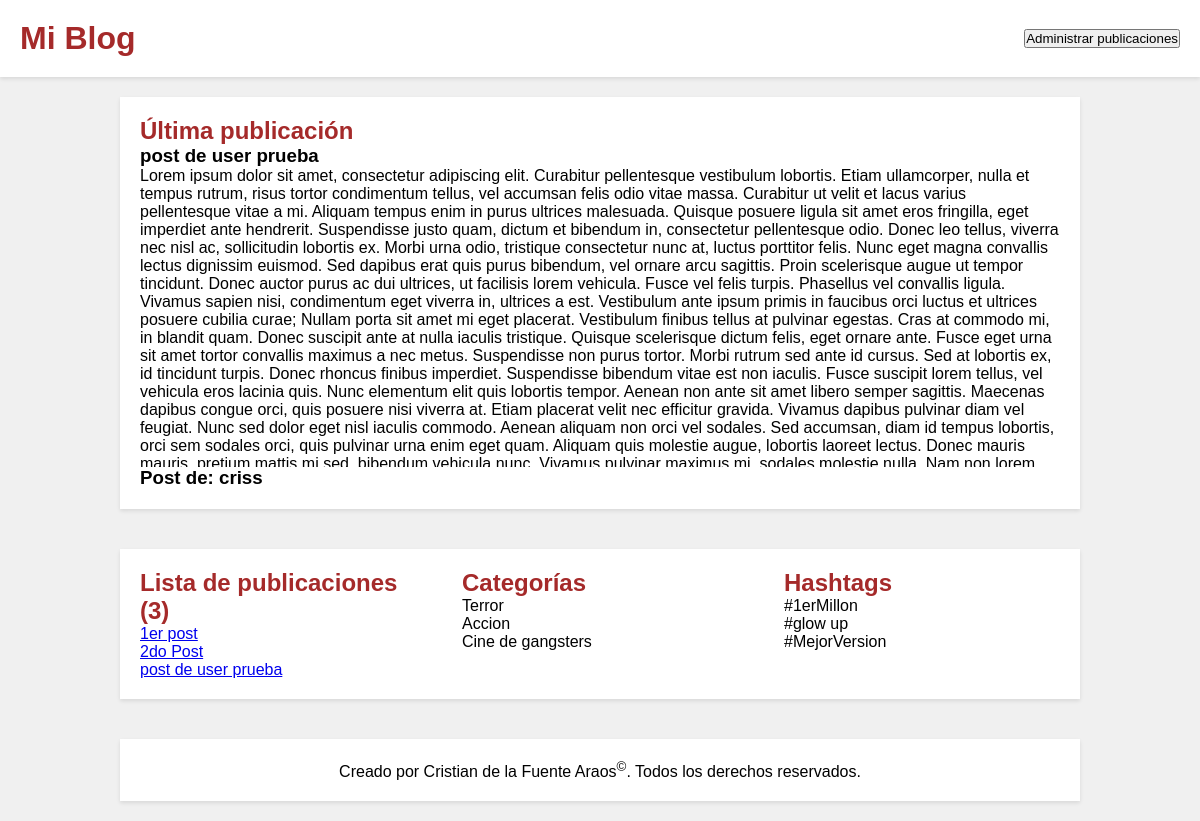
Page /blog/ (signed in) on the committed database.
### blog/models.py (models this page shows, shortened)
class Post (models.Model):
    id = models.IntegerField(primary_key=True, auto_created=True)
    titulo = models.CharField(max_length=200)
    texto = models.TextField()
    fecha = models.DateTimeField(default=timezone.now)
    autor = models.ForeignKey(User, on_delete=models.CASCADE)
    categoria = models.ForeignKey(Category, on_delete=models.CASCADE)
    etiquetas = models.ManyToManyField(Hashtag)

class Category(models.Model):
    id = models.IntegerField(primary_key=True, auto_created=True)
    nombre = models.CharField(max_length=200)

class Hashtag(models.Model):
    id = models.IntegerField(primary_key=True, auto_created=True)
    nombre = models.CharField(max_length=200)

### blog/views.py (the view)
# urls.py: path('', views.blog, name='blog'),
def blog(request):
    posts = Post.objects.all()
    latest_post = posts.latest('fecha')
    categories = Category.objects.all()
    hashtags = Hashtag.objects.all()
    return render(request, 'blog.html', {'user': request.user, 'posts': posts, 'latest_post': latest_post, 'categories': categories, 'hashtags': hashtags})

### blog/templates/blog.html (shortened to what this page needs)
{% load static %}
<!DOCTYPE html>
<html>
<head>
    <link rel="stylesheet" href="{% static 'main.css' %}">
</head>
<body>
    <header>
        <h1>Mi Blog</h1>
        <button onclick="location.href='/admin'">Administrar publicaciones</button>
    </header>
    <div id="latest_post">
        <h2>Última publicación</h2>
        <h3>{{ latest_post.titulo }}</h3>
        <div class="text_post">
            <p>{{ latest_post.texto }}</p>
        </div>
        <h3>Post de: {{ user.username }}</h3>
    </div>
    <div class="sub_container">
        <div id="posts">
            <h2>Lista de publicaciones ({{ posts.count }})</h2>
            <ul>
                {% for post in posts %}
                    <li>
                        <a href="#" class="post-link">{{ post.titulo }}</a>
                    </li>
                {% endfor %}
            </ul>
        </div>
        <div id="categories">
            <h2>Categorías</h2>
            <ul>
                {% for category in categories %}
                    <li class="category-item" data-category-id="{{ category.id }}">{{ category.nombre }}</li>
                {% endfor %}
            </ul>
        </div>
        <div id="hashtags">
            <h2>Hashtags</h2>
            <ul>
                {% for hashtag in hashtags %}
                    <li class="hashtag-item" data-hashtag-id="{{ hashtag.id }}">{{ hashtag.nombre }}</li>
                {% endfor %}
            </ul>
        </div>
    </div>
    <div class="container">
        {% block footer %}
            Creado por Cristian de la Fuente Araos<sup>&copy;</sup>. Todos los derechos reservados.
        {% endblock %}
    </div>
</body>
</html>

### blog/static/main.css (style rules this page uses)
* { margin: 0; padding: 0; font-family: 'Trebuchet MS', 'Lucida Sans Unicode', 'Lucida Grande', 'Lucida Sans', Arial, sans-serif; box-sizing: border-box; }
body { display: flex; flex-direction: column; align-items: center; justify-content: center; min-height: 100vh; background-color: #f0f0f0; }
header { display: flex; justify-content: space-between; align-items: center; width: 100%; padding: 20px; background-color: #fff; box-shadow: 0 2px 4px rgba(0, 0, 0, 0.1); }
#latest_post, .sub_container { width: 80%; margin: 20px auto; padding: 20px; background-color: #fff; box-shadow: 0 2px 4px rgba(0, 0, 0, 0.1); }
.sub_container { display: flex; justify-content: space-between; }
#posts, #categories, #hashtags { width: 30%; }
ul { list-style-type: none; }
h1, h2 { color: brown; }
.text_post { overflow-y: scroll; height: 300px; }
.container { width: 80%; margin: 20px auto; padding: 20px; background-color: #fff; box-shadow: 0 2px 4px rgba(0, 0, 0, 0.1); text-align: center; }

### rows in the picture
Post: titulo "post de user prueba", texto "Lorem ipsum dolor sit amet, consectetur adipiscing elit. Curabitur pellentesque vestibulum lobortis. Etiam ullamcorper, nulla et tempus rutrum, risus tortor condimentum tellus, vel accumsan felis odio vitae massa. Curabitur ut velit et lacus varius pellentesque vitae a mi. Aliquam tempus enim in purus ultrices malesuada. Quisque posuere ligula sit amet eros fringilla, eget imperdiet ante hendrerit. Suspendisse justo quam, dictum et bibendum in, consectetur pellentesque odio. Donec leo tellus, viverra nec nisl ac, sollicitudin lobortis ex. Morbi urna odio, tristique consectetur nunc at, luctus porttitor felis. Nunc eget magna convallis lectus dignissim euismod. Sed dapibus erat quis purus…"
Post: titulo "1er post"
Post: titulo "2do Post"
Category: nombre "Terror"
Category: nombre "Accion"
Category: nombre "Cine de gangsters"
Hashtag: nombre "#1erMillon"
Hashtag: nombre "#glow up"
Hashtag: nombre "#MejorVersion"

### other values in the picture
{{ user.username }} "criss"
{{ posts.count }} "3"
